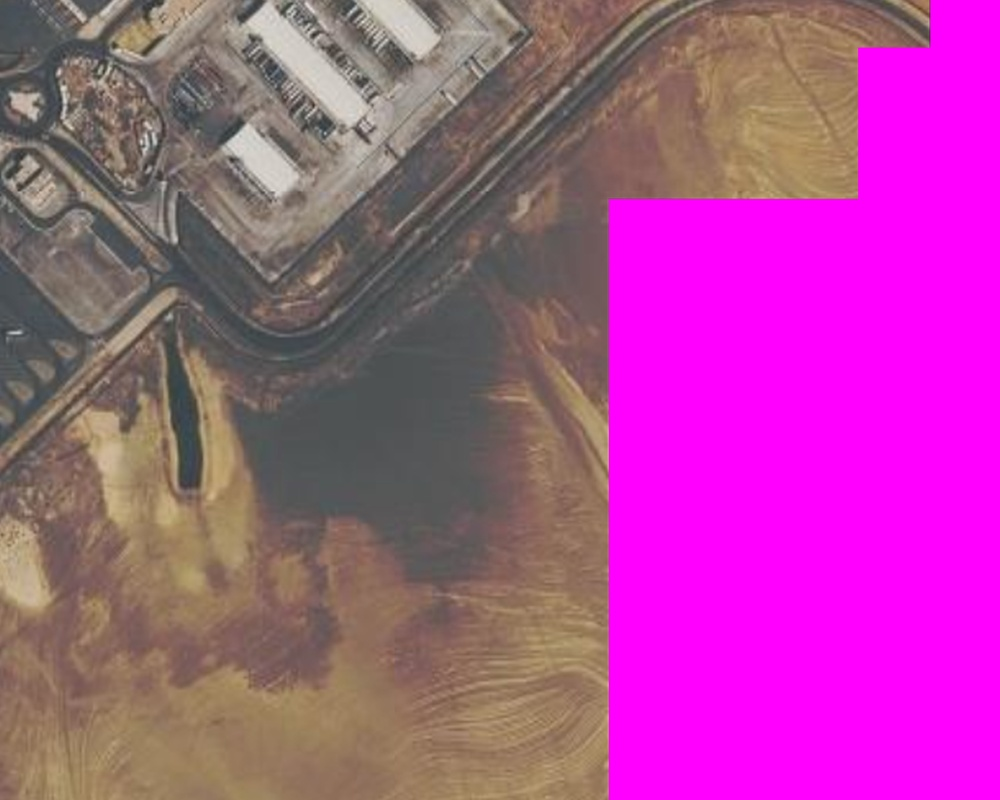
#> input picture abu-samra-twin/pipeline/work/dbg_mos.jpg, 1000 x 800 px, given in place of hr_full.png, which was not available
$ python trees.py work/dbg_mos.jpg
#> lines starting #> are read from the running program, lines starting #| are printed output that depends on the picture; after the words box and inside, x2 and y2 are one past the last pixel; in counts of white or black regions, pixels touching at a corner belong together
"""Detect tree crowns (small round dark blobs) on the high-res composite -> geo.json "trees" [[x, y, r], ...] in mosaic px."""
import cv2, numpy as np, json, os, sys
A=os.path.join(os.path.dirname(os.path.abspath(__file__)),"..","assets");S=1.38
HR=cv2.imread("hr_full.png");g=cv2.cvtColor(HR,cv2.COLOR_BGR2GRAY)
#> further down, HR is the input picture: shape (800, 1000, 3); mean B, G, R 148.7, 74.8, 169.8
#> after `g = cv2.cvtColor(HR, cv2.COLOR_BGR2GRAY)`:
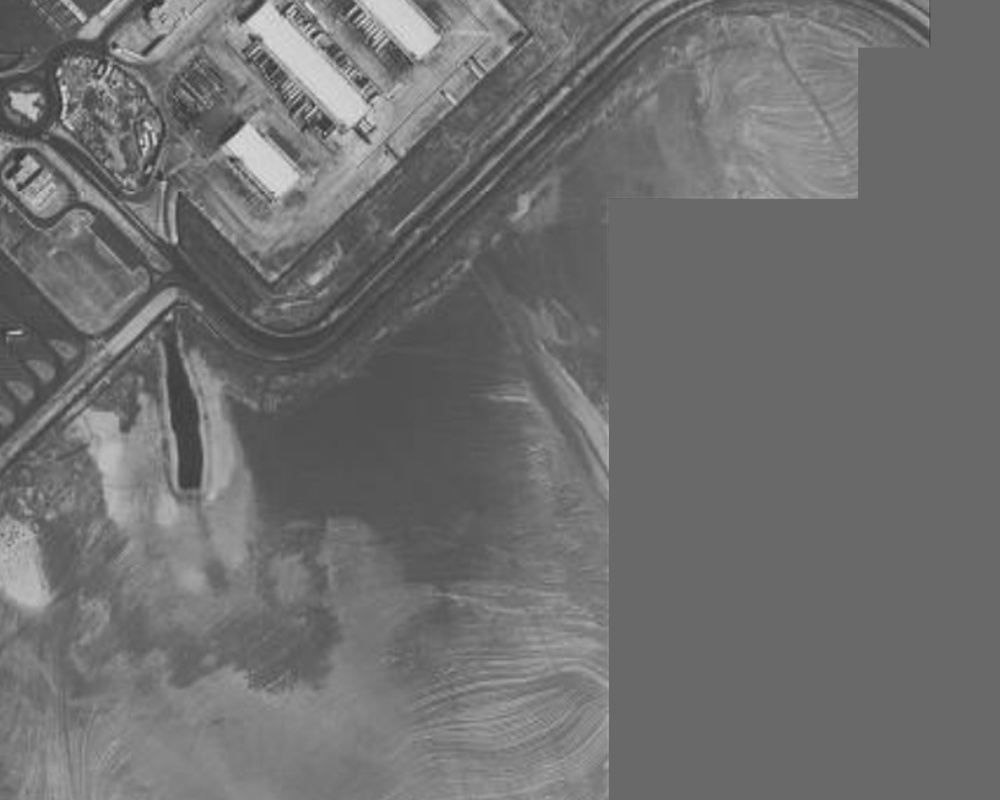
#> g: shape (800, 1000); min 46, max 224, mean 111.5
valid=cv2.erode((HR.max(2)>0).astype(np.uint8),np.ones((25,25),np.uint8))
#> valid: shape (800, 1000); every value is 1
bg=cv2.medianBlur(g,41).astype(np.int16)
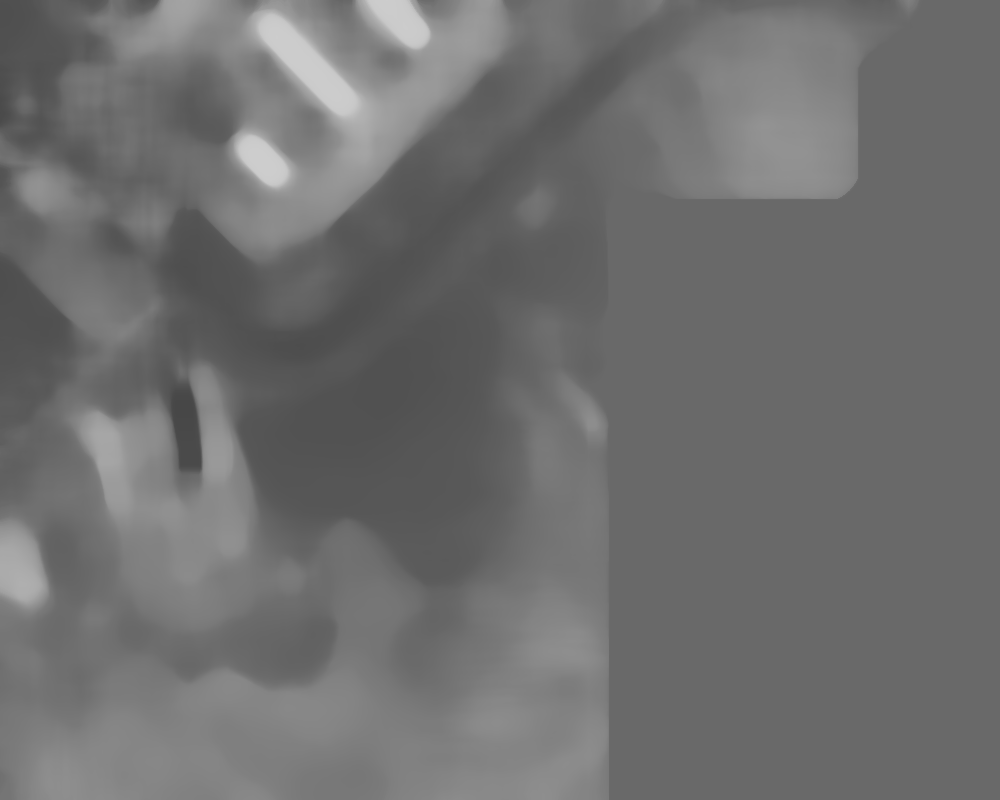
#> bg: shape (800, 1000) int16; min 71, max 205, mean 110.8
d=bg-g.astype(np.int16)                                   # local darkness
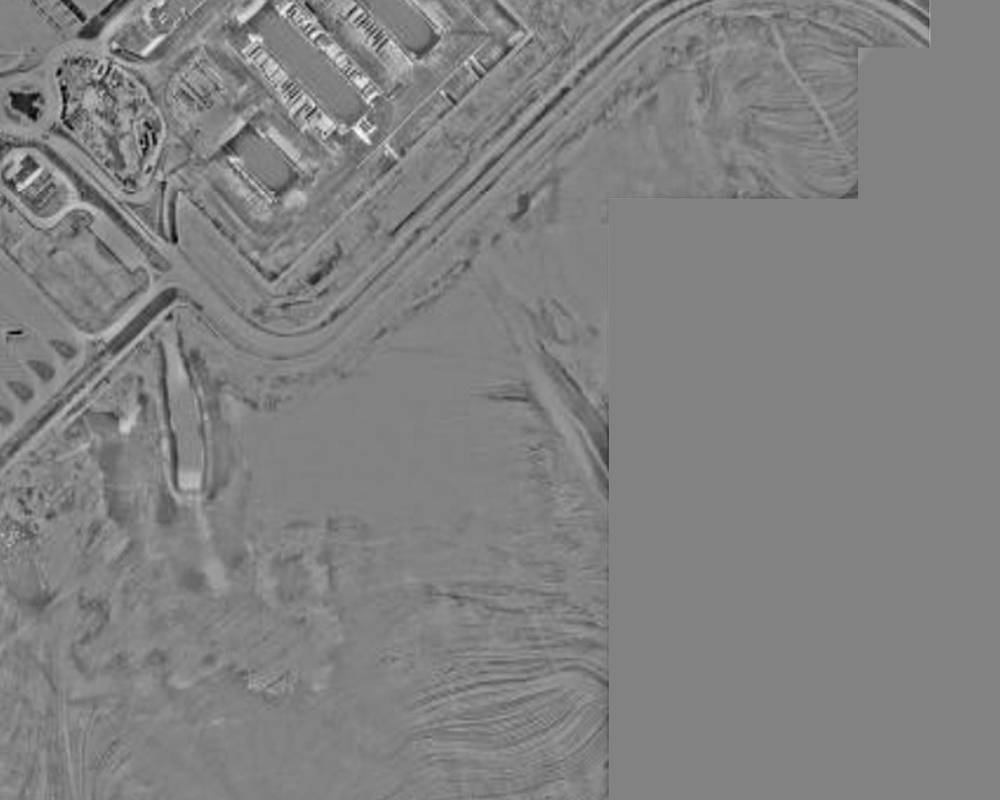
#> d: shape (800, 1000) int16; min -115, max 110, mean -0.7; drawn with min black and max white
m=((d>22)&(valid>0)).astype(np.uint8)
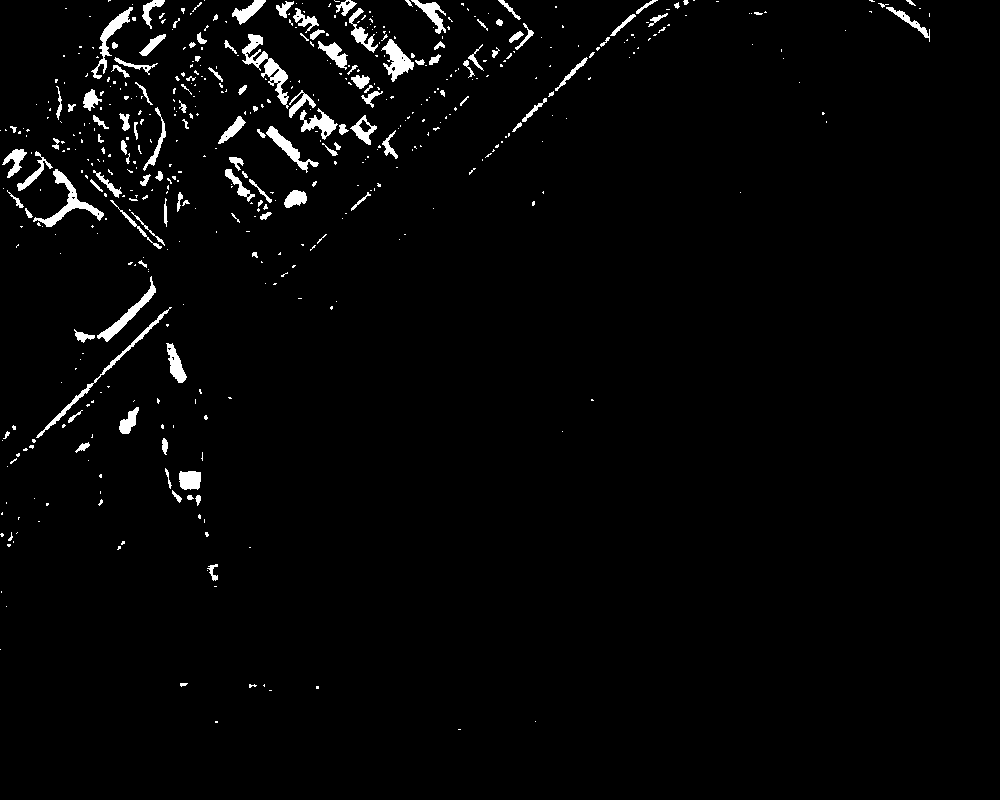
#> m: shape (800, 1000); values 0 (black) and 1 (white), 2.4% white; 519 white regions (392 under 20 px), largest, box (x1, y1, x2, y2) and area: (242, 34, 289, 109) 934, (33, 169, 104, 227) 809, (36, 307, 172, 438) 643
m=cv2.morphologyEx(m,cv2.MORPH_OPEN,np.ones((3,3),np.uint8))
#> m: shape (800, 1000); values 0 (black) and 1 (white), 1.8% white; 190 white regions (85 under 20 px), largest, box (x1, y1, x2, y2) and area: (38, 169, 104, 227) 785, (245, 52, 288, 105) 617, (383, 39, 414, 81) 607
n,lab,st,cen=cv2.connectedComponentsWithStats(m)
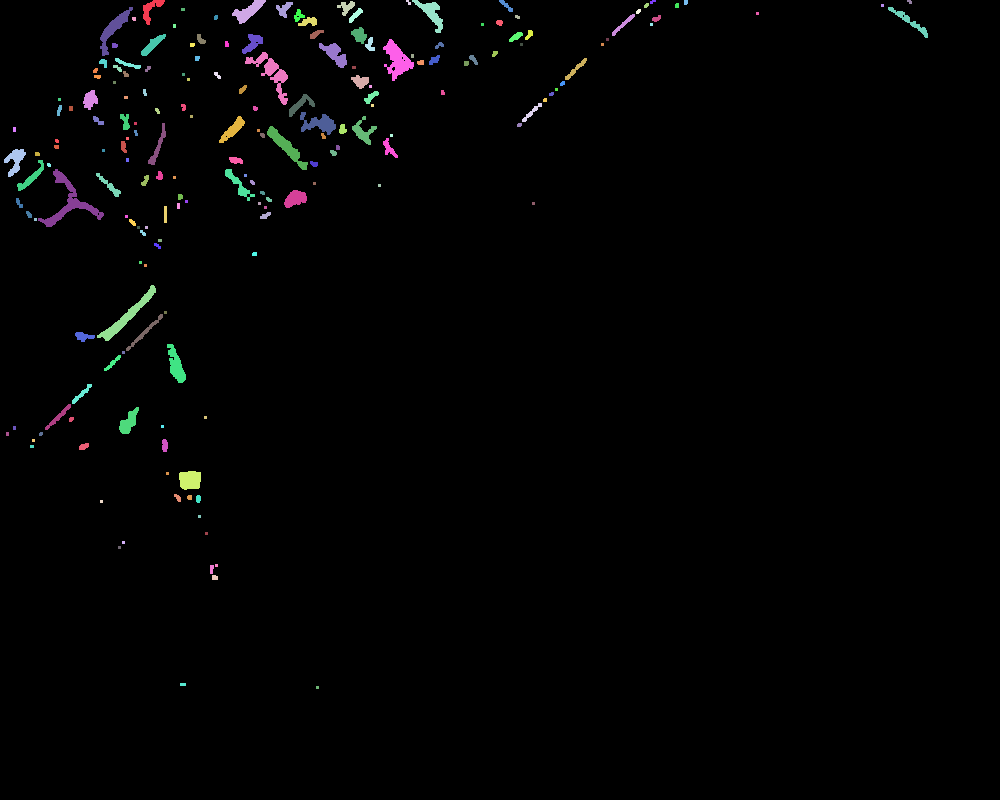
#> lab: shape (800, 1000) int32; 191 distinct labels, from 0 to 190; one colour per label, 0 black
#> n = 191; st = 191 rows, first 6: [0, 0, 1000, 800, 785307], [143, 0, 22, 25, 214], [232, 0, 34, 24, 342], [337, 1, 18, 15, 129], [406, 0, 5, 5, 15], [412, 0, 31, 33, 367]; cen = 191 pairs, first value 7 to 909.3, second value 1.31 to 687
trees=[]
for i in range(1,n):
    x,y,w,h,ar=st[i]
    if ar<14 or ar>230: continue
    if max(w,h)>2.6*min(w,h): continue                     # elongated: cars, kerbs, shadows of walls
    if ar<0.45*w*h: continue                                # ragged
    X,Y=cen[i]
    if bg[int(Y),int(X)]<70: continue                        # on asphalt / in deep shadow
    trees.append([round(X/S,1),round(Y/S,1),round(np.sqrt(ar/np.pi)/S,1)])
#> this loop made 190 passes
#> (x, y, w, h, ar, X, Y) on passes 3, 4, 7: (337, 1, 18, 15, 129, 346, 6.76), (406, 0, 5, 5, 15, 408.2, 2), (650, 0, 6, 4, 16, 652.2, 1.31)
#> after the loop, trees = 96 items, first 6: [250.7, 4.9, 4.6], [295.8, 1.4, 1.6], [472.6, 1, 1.6], [496.7, 1.4, 1.8], [658.9, 1, 1.6], [205.6, 6.3, 4.8]
# exclusions: building footprints, the scrap yard by the roundabout, the inspection yard apron, bright roofs/concrete
#> (the run stopped early here; a loop or call above may not have finished)

$ run again, on abu-samra-twin/pipeline/work/il_b.jpg
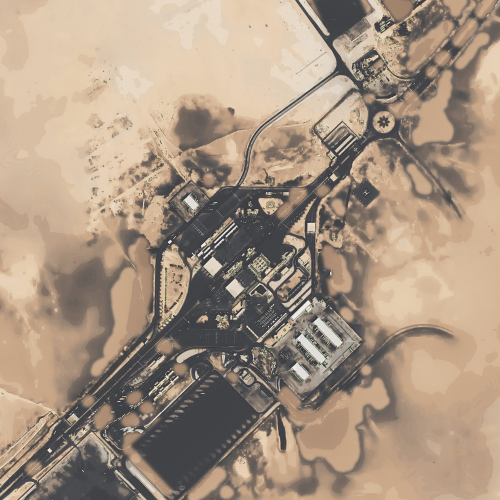
#> input picture abu-samra-twin/pipeline/work/il_b.jpg, 1000 x 1000 px, given in place of hr_full.png, which was not available (shown at 1/2 size)
#> HR is the input picture: shape (1000, 1000, 3); mean B, G, R 129.7, 148.1, 167.2
#> valid: shape (1000, 1000); every value is 1
#> `m=((d>22)&(valid>0)).astype(np.uint8)`:
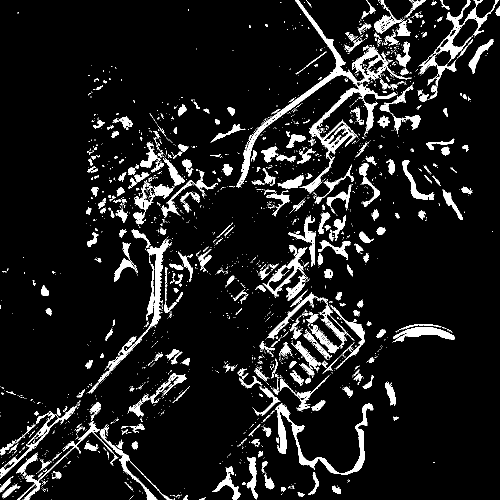
#> m: shape (1000, 1000) (shown at 1/2 size); values 0 (black) and 1 (white), 9.4% white; 2174 white regions (1832 under 20 px), largest, box (x1, y1, x2, y2) and area: (472, 0, 824, 388) 10357, (550, 806, 747, 950) 4265, (175, 477, 344, 787) 3339
#> `n,lab,st,cen=cv2.connectedComponentsWithStats(m)`:
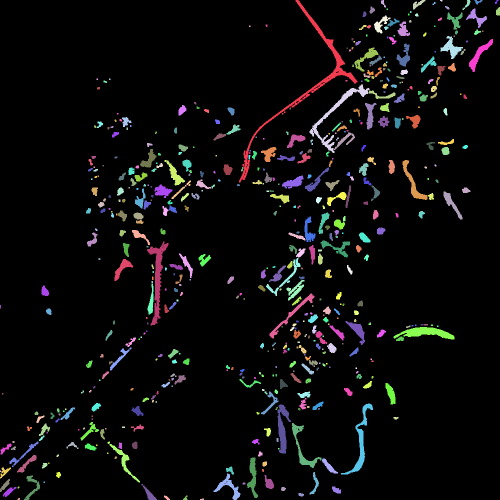
#> lab: shape (1000, 1000) int32 (shown at 1/2 size); 570 distinct labels, from 0 to 569; one colour per label, 0 black
#> n = 570; st = 570 rows, first 6: [0, 0, 1000, 1000, 928471], [478, 0, 237, 365, 3813], [762, 0, 10, 15, 69], [826, 0, 25, 19, 195], [880, 0, 5, 3, 13], [925, 0, 16, 20, 104]; cen = 570 pairs, first value 0.5 to 995.9, second value 0.846 to 998.2
#> the loop `for i in range(1,n):` made 569 passes
#> after the loop `for i in range(1,n):`: trees = 324 items, first 6: [555.1, 4.5, 3.4], [692.5, 2.3, 3.5], [719.3, 2.5, 2.2], [628.8, 4.8, 1.9], [538.9, 14.4, 4.1], [648, 10.9, 2.6]
